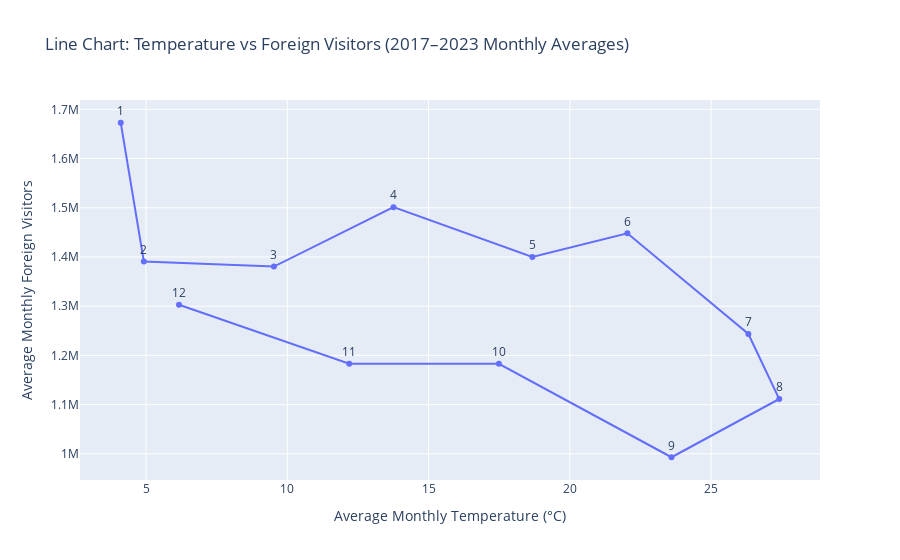

The notebook cell saved with this chart:
### Markdown cell above
**Plot with plotly.express**: This section creates a line chart using plotly.express.
The x-axis represents average temperature, and the y-axis represents
average foreign visitors. Each point corresponds to a month (1–12),
and because the dataset is sorted by month, the line connects points
in chronological order even though the x-axis reflects temperature values.

### Code cell
fig = px.line(
    merged,
    x="avg_temp",
    y="avg_visitors",
    text="month",
    markers=True,
    labels={
        "avg_temp": "Average Monthly Temperature (°C)",
        "avg_visitors": "Average Monthly Foreign Visitors"
    },
    title="Line Chart: Temperature vs Foreign Visitors (2017–2023 Monthly Averages)"
)

fig.update_traces(textposition="top center")
fig.show()

### Figure 1 — Plotly figure (JSON) as saved in the notebook; plotly's stock layout.template omitted (floating-point values rounded to 4 significant figures)
{"data": [{"hovertemplate": "Average Monthly Temperature (°C)=%{x}<br>Average Monthly Foreign Visitors=%{y}<br>month=%{text}<extra></extra>", "legendgroup": "", "line": {"color": "#636efa", "dash": "solid"}, "marker": {"symbol": "circle"}, "mode": "lines+markers+text", "name": "", "orientation": "v", "showlegend": false, "text": [1.0, 2.0, 3.0, 4.0, 5.0, 6.0, 7.0, 8.0, 9.0, 10.0, 11.0, 12.0], "textposition": "top center", "type": "scatter", "x": [4.106, 4.924, 9.527, 13.76, 18.67, 22.04, 26.32, 27.41, 23.6, 17.49, 12.19, 6.169], "xaxis": "x", "y": [1673000.0, 1391000.0, 1380000.0, 1501000.0, 1400000.0, 1448000.0, 1243000.0, 1111000.0, 993000.0, 1183000.0, 1183000.0, 1303000.0], "yaxis": "y"}], "layout": {"legend": {"tracegroupgap": 0}, "title": {"text": "Line Chart: Temperature vs Foreign Visitors (2017–2023 Monthly Averages)"}, "xaxis": {"anchor": "y", "domain": [0, 1], "title": {"text": "Average Monthly Temperature (°C)"}}, "yaxis": {"anchor": "x", "domain": [0, 1], "title": {"text": "Average Monthly Foreign Visitors"}}}}
